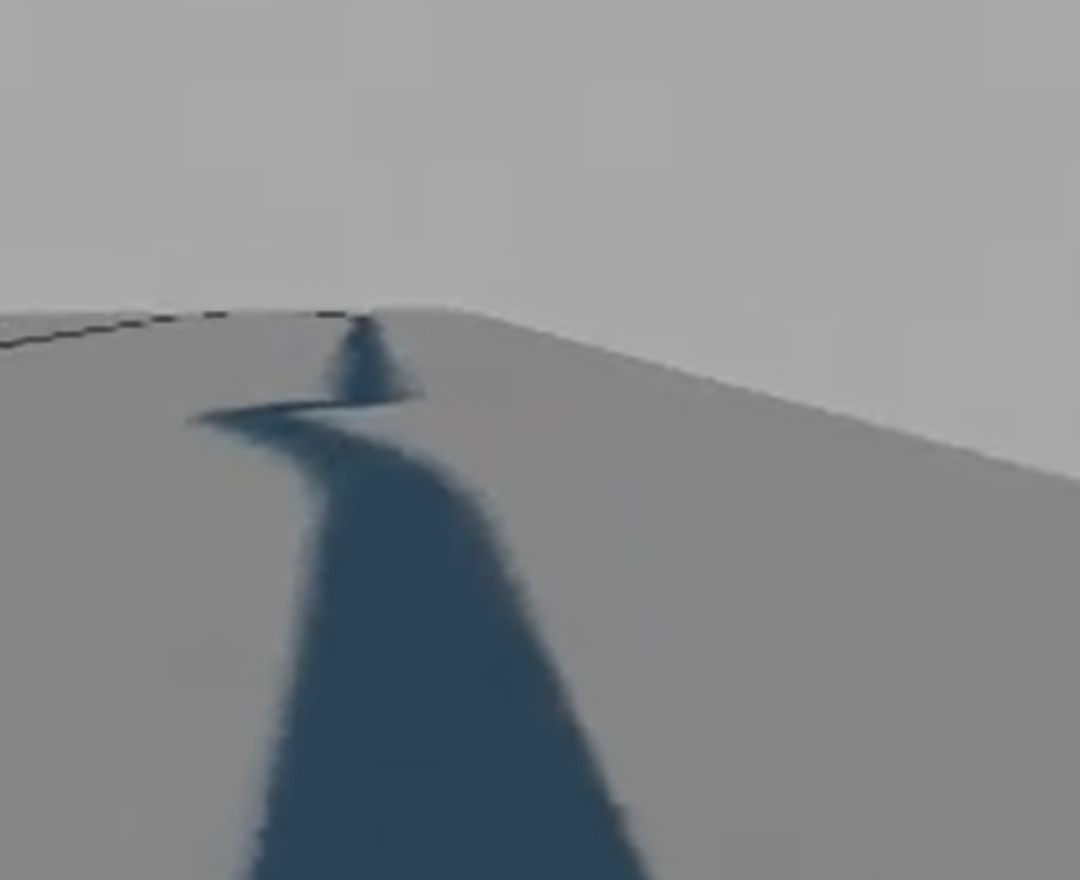
#> input picture image.png, 1080 x 880 px
$ jupyter execute --allow-errors lab2.ipynb
#> lines starting #> are read from the running program, lines starting #| are printed output that depends on the picture; after the words box and inside, x2 and y2 are one past the last pixel; in counts of white or black regions, pixels touching at a corner belong together; pictures that were not available may be replaced by others from this repository, and a replacement may not be noted
[cell 1]
## @file imports.py
#  @brief Import necessary libraries for video processing and visualization.
#  @details This script uses OpenCV for video manipulation, NumPy for numerical operations,
#  Matplotlib for frame visualization, and IPython for interactive display updates.

# @brief Import OpenCV library for video and image processing.
import cv2

# @brief Import NumPy library for numerical computations and array manipulations.
import numpy as np

# @brief Import Matplotlib library for displaying frames as images.
import matplotlib.pyplot as plt

# @brief Import clear_output from IPython to update displayed output interactively.
from IPython.display import clear_output

[cell 2]
##
# @brief Dummy callback function for trackbars
# @param x Trackbar position value (unused)
def nothing(x):
    pass

##
# @brief Read input image from file
# @note Image should be in the same directory as the script
image = cv2.imread('image.png')
#> image is the input picture: shape (880, 1080, 3); mean B, G, R 141.3, 139, 136

##
# @brief Create named window for HSV trackbars
cv2.namedWindow('HSV Trackbars')

##
# @brief Create trackbars for adjusting HSV ranges
# @note H (Hue) ranges from 0-179 in OpenCV
# @note S (Saturation) and V (Value) range from 0-255
cv2.createTrackbar('H_min', 'HSV Trackbars', 0, 179, nothing)    # Minimum Hue
#> slider 'H_min' is set to 35
cv2.createTrackbar('H_max', 'HSV Trackbars', 179, 179, nothing)  # Maximum Hue
cv2.createTrackbar('S_min', 'HSV Trackbars', 0, 255, nothing)    # Minimum Saturation
#> slider 'S_min' is set to 51
cv2.createTrackbar('S_max', 'HSV Trackbars', 255, 255, nothing)  # Maximum Saturation
cv2.createTrackbar('V_min', 'HSV Trackbars', 0, 255, nothing)    # Minimum Value
#> slider 'V_min' is set to 51
cv2.createTrackbar('V_max', 'HSV Trackbars', 255, 255, nothing)  # Maximum Value

##
# @brief Main processing loop
# @details Continuously updates mask based on trackbar positions until 'q' is pressed
while True:
    ##
    # @brief Convert BGR image to HSV color space
    hsv = cv2.cvtColor(image, cv2.COLOR_BGR2HSV)
#> hsv: shape (880, 1080, 3); mean H, S, V 19, 15.4, 141.3

    ##
    # @brief Get current positions of all trackbars
    h_min = cv2.getTrackbarPos('H_min', 'HSV Trackbars')
    h_max = cv2.getTrackbarPos('H_max', 'HSV Trackbars')
    s_min = cv2.getTrackbarPos('S_min', 'HSV Trackbars')
    s_max = cv2.getTrackbarPos('S_max', 'HSV Trackbars')
    v_min = cv2.getTrackbarPos('V_min', 'HSV Trackbars')
    v_max = cv2.getTrackbarPos('V_max', 'HSV Trackbars')

    ##
    # @brief Create arrays for lower and upper HSV bounds
    lower = np.array([h_min, s_min, v_min])
    upper = np.array([h_max, s_max, v_max])

    ##
    # @brief Create binary mask and apply it to original image
    # @details Pixels within HSV range become white (255), others become black (0)
    mask = cv2.inRange(hsv, lower, upper)
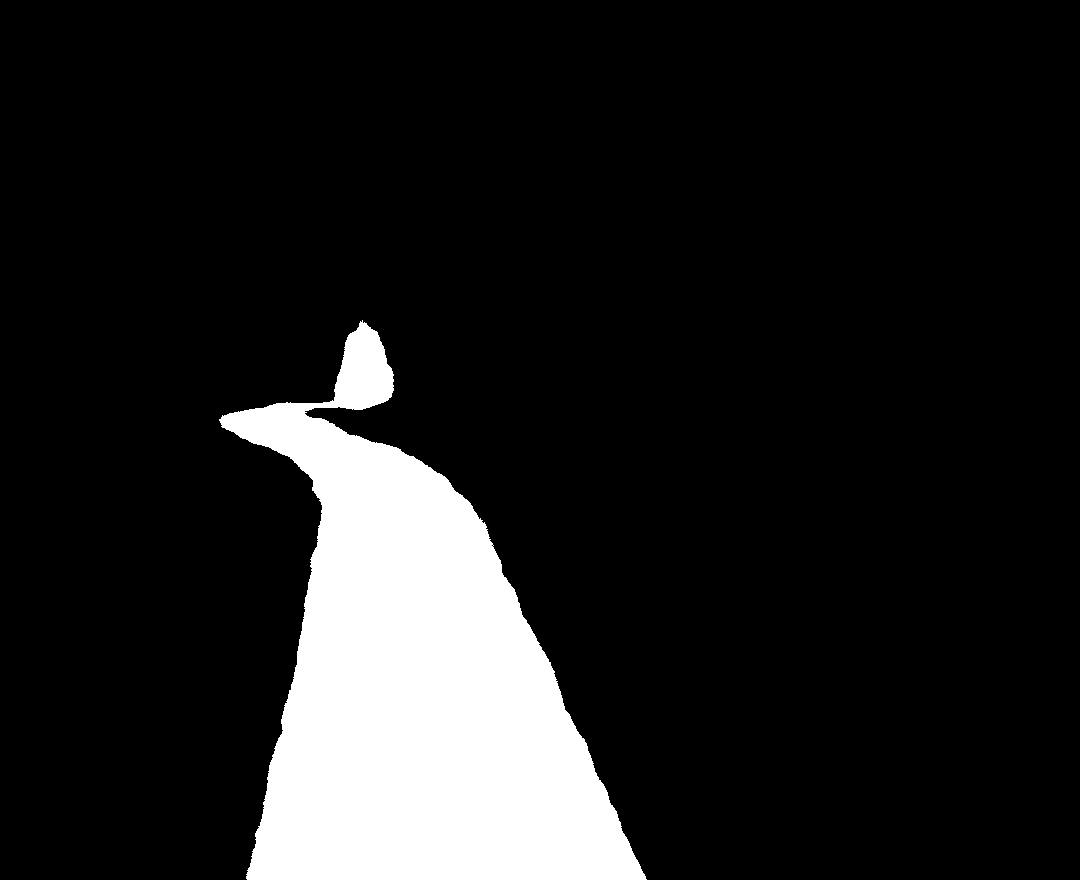
#> mask: shape (880, 1080); 12.5% white; 1 white region, box (x1, y1, x2, y2) and area: (219, 320, 647, 880) 118777
    result = cv2.bitwise_and(image, image, mask=mask)
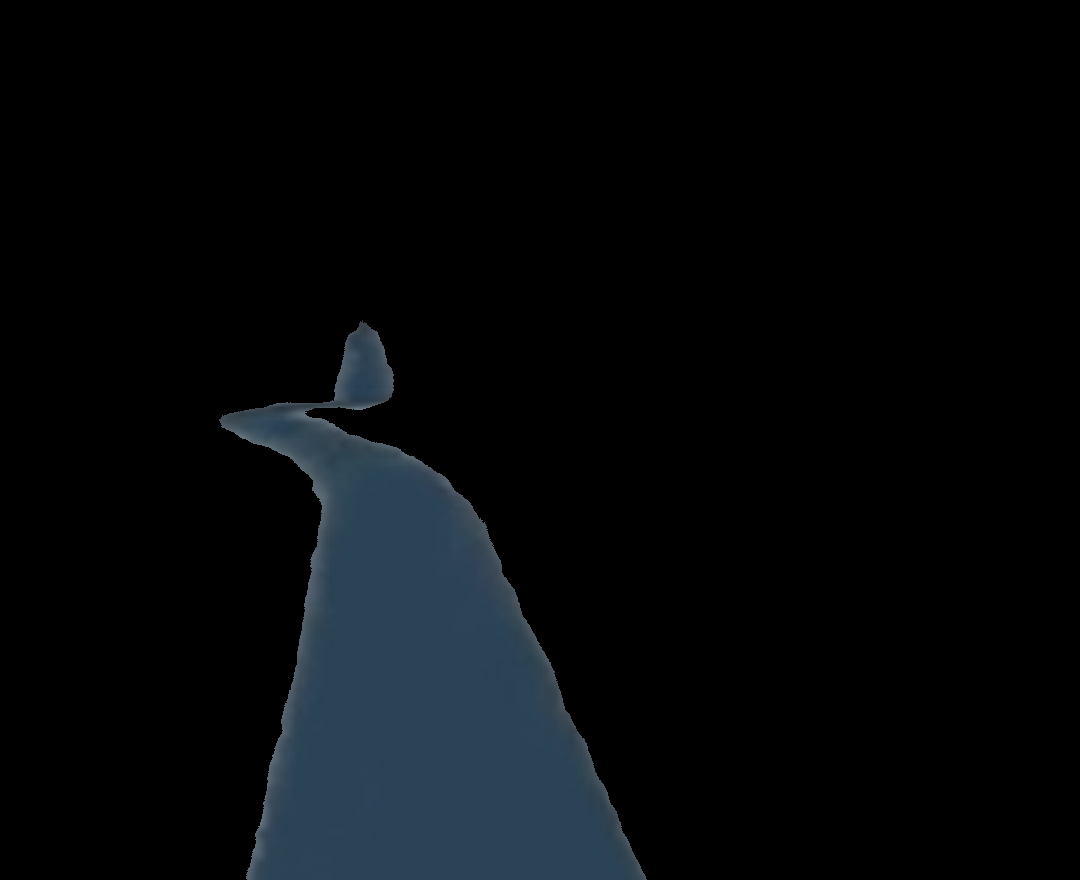
#> result: shape (880, 1080, 3); mean B, G, R 10.8, 8.7, 5.9

    ##
    # @brief Display original image, mask, and masked result
    cv2.imshow('Original', image)
    cv2.imshow('Mask', mask)
    cv2.imshow('Result', result)

    ##
    # @brief Print current HSV range values
    # @note \r is used for inline updating of values
    print(f"\rHSV Range - H: [{h_min}, {h_max}], S: [{s_min}, {s_max}], V: [{v_min}, {v_max}]", end='')

    ##
    # @brief Check for 'q' key press to exit loop
    # @return Prints final HSV ranges before exiting
    if cv2.waitKey(1) & 0xFF == ord('q'):
#> (key q is pressed here)
        print("\nFinal HSV Range:")
        print(f"lower = np.array([{h_min}, {s_min}, {v_min}])")
        print(f"upper = np.array([{h_max}, {s_max}, {v_max}])")
        break

##
# @brief Clean up and close all OpenCV windows
cv2.destroyAllWindows()

[cell 3]
## @file path_tracking.py
#  @brief A program to track and highlight a specific color range in a video, save the processed video, and visualize it frame by frame.
#  @details This program uses OpenCV to process video frames, apply a color filter, identify contours, and highlight the largest contour's centroid.
#  It then saves the processed video to an output file.

videoFrames = []  # List to store processed video frames

## @brief Displays a single video frame using matplotlib.
#  @param frame The video frame to be displayed.
def display_frame(frame):
    # Convert the frame from BGR to RGB for matplotlib visualization
    rgb_frame = cv2.cvtColor(frame, cv2.COLOR_BGR2RGB)
    plt.imshow(rgb_frame)
    plt.axis("off")  # Hide axes
    plt.show()
    clear_output(wait=True)  # Clear previous frame for smooth updating

## @brief Main function to process the video, track a color range, and save the output.
def main():
    # Input video file
    video = "raw_video_feed.mp4"
    capture = cv2.VideoCapture(video)  # Open video capture object

    # Define HSV color range for filtering
    lower = np.array([88, 80, 0])  # Lower bound of HSV color range
    upper = np.array([110, 160, 101])  # Upper bound of HSV color range

    kernel = np.ones((5, 5), np.uint8)  # Kernel for morphological operations

    while True:
        ret, frame = capture.read()  # Read a video frame
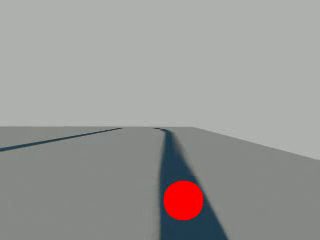
#> input picture frame 88 of output_video.mp4, 320 x 240 px, given in place of raw_video_feed.mp4, which was not available
#> frame is the input picture: shape (240, 320, 3); mean B, G, R 150.1, 152.3, 153.4
        if not ret:
            break  # Exit loop if no frame is returned (end of video)

        # Convert frame to HSV color space
        hsv = cv2.cvtColor(frame, cv2.COLOR_BGR2HSV)
#> hsv: shape (240, 320, 3); mean H, S, V 52.1, 14.4, 157

        # Create a binary mask for the specified color range
        mask = cv2.inRange(hsv, lower, upper)
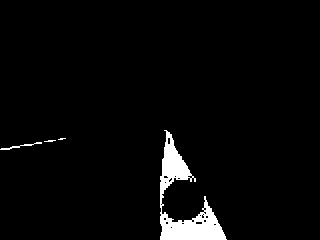
#> mask: shape (240, 320); 3.3% white; 4 white regions (2 under 20 px), largest, box (x1, y1, x2, y2) and area: (160, 130, 227, 240) 2438, (0, 142, 42, 150) 75

        # Display the mask in a separate window (debugging purposes)
        cv2.imshow("Mask", mask)
        key = cv2.waitKey(1) & 0xFF  # Wait for a key press
#> (key q is pressed here)
        if key == ord('q'):  # Exit loop if 'q' is pressed
            break

        # Find contours in the binary mask
        contours, _ = cv2.findContours(mask, cv2.RETR_EXTERNAL, cv2.CHAIN_APPROX_SIMPLE)

        if len(contours) > 0:
            # Identify the largest contour
            largest_contour = max(contours, key=cv2.contourArea)

            # Compute centroid of the largest contour
            M = cv2.moments(largest_contour)
            if M["m00"] != 0:
                cx = int(M["m10"] / M["m00"])
                cy = int(M["m01"] / M["m00"])
            else:
                cx, cy = 0, 0  # Handle division by zero case

        # Convert frame to grayscale and create a two-tone composite image
        gray_frame = cv2.cvtColor(frame, cv2.COLOR_BGR2GRAY)
        gray_bgr = cv2.cvtColor(gray_frame, cv2.COLOR_GRAY2BGR)
        blue_part = cv2.bitwise_and(frame, frame, mask=mask)
        mask_inv = cv2.bitwise_not(mask)
        gray_part = cv2.bitwise_and(gray_bgr, gray_bgr, mask=mask_inv)
        final_frame = cv2.add(blue_part, gray_part)

        # Draw a circle at the centroid of the largest contour
        if cx >= 0 and cy >= 0:
            cv2.circle(final_frame, (cx, cy), 20, (0, 0, 255), -1)

        # Append the processed frame to the list
        videoFrames.append(final_frame)
        display_frame(final_frame)  # Display the processed frame

    capture.release()  # Release video capture object

main()

# @brief Save the processed video frames as a new video file.
#> (the rest of this cell did not finish here and is left out)
